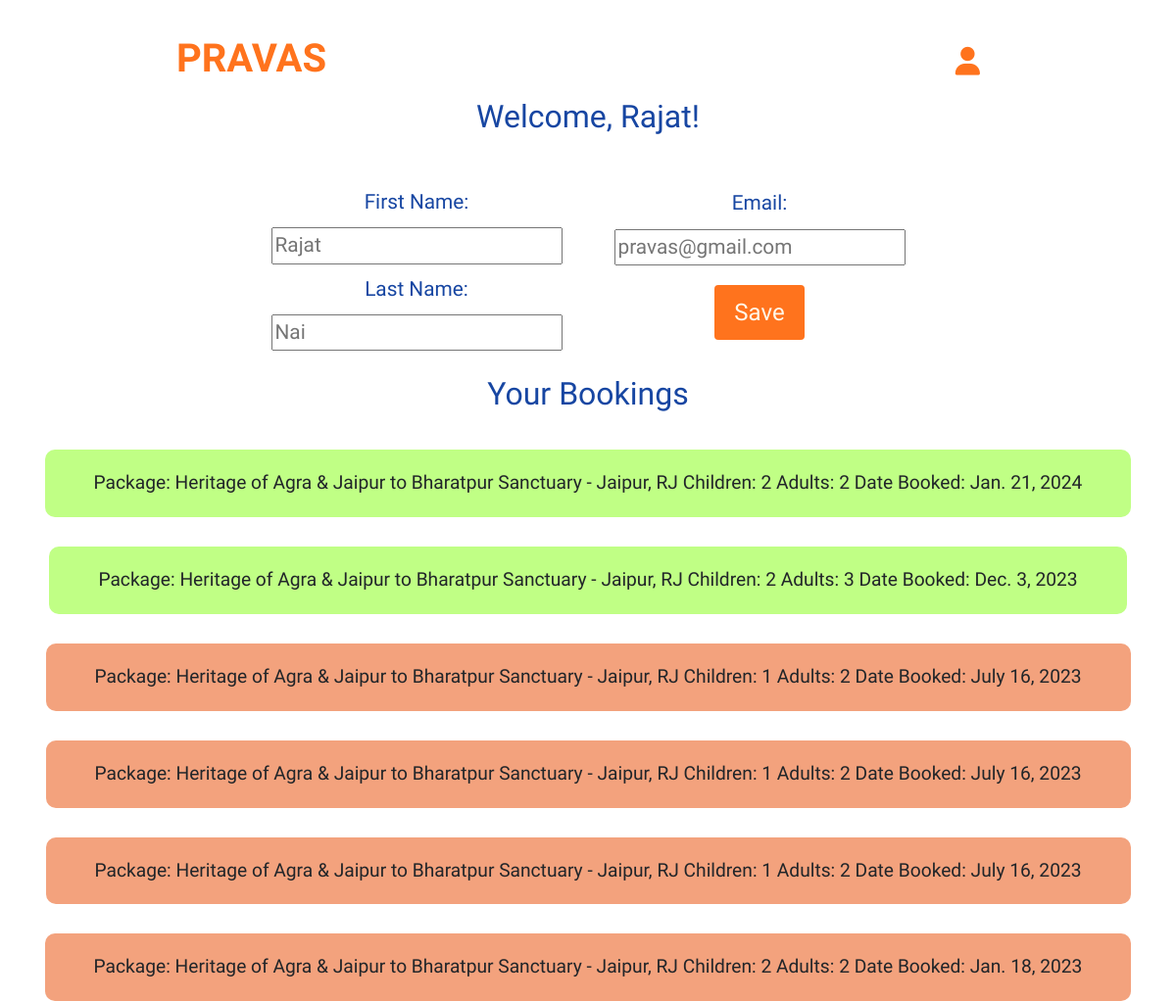
The app's page /profile (signed in) with its own data.
### vacation_package/models.py (models this page shows, shortened)
class Package_Booking(models.Model):
    package = models.ForeignKey(Package, on_delete=models.CASCADE)
    user = models.ForeignKey(settings.AUTH_USER_MODEL,
                             on_delete=models.CASCADE)
    children = models.IntegerField()
    Adult = models.IntegerField()
    date_booked = models.DateField()

class Package(models.Model):
    name = models.CharField(max_length=100)
    overview = models.CharField(max_length=1000, null=True)
    place = models.ForeignKey(Place, on_delete=models.CASCADE)
    days = models.ManyToManyField(DaySchedule, related_name="days")
    price = models.IntegerField()
    total_images = models.IntegerField(null=True)
    images_folder = models.IntegerField(null=True)
    inclusions = models.ManyToManyField(Inclusions, related_name="inclusion")
    themes = models.ManyToManyField(Theme, related_name="themes")
    inclusions_things = models.ManyToManyField(
        Things, related_name="inclusions_things")
    exclusions_things = models.ManyToManyField(
        Things, related_name="exclusions_things")
    def __str__(self):
        return f"{self.name} - {self.place}"

class Place(models.Model):
    name = models.CharField(max_length=100)
    description = models.CharField(max_length=5000)
    image = models.ForeignKey(Photos, on_delete=models.CASCADE)
    def __str__(self):
        return f"{self.name}"

### administration/views.py (the view, shortened to what this page needs)
# urls.py: path('profile', views.profile_request, name='profile'),
@login_required
def profile_request(request):
    user = request.user
    bookings = Package_Booking.objects.filter(
        user=user).order_by('-date_booked')
    current_datetime = datetime.now()
    now = current_datetime.date()
    return render(request=request, template_name="administration/profile.html", context={'bookings': bookings, 'now': now})

### templates/administration/profile.html (shortened to what this page needs)
<!DOCTYPE html>
<html lang="en">
<head>
    <link rel="stylesheet" href="https://cdn.jsdelivr.net/npm/bootstrap@4.0.0/dist/css/bootstrap.min.css"
 />
    {%load static%}
    <link rel="stylesheet" href="{%static 'administration/css/index.css'%}" />
</head>
<body>
    <div class="home-section">
        <div class="landing-section">
            <div class="navbar">
                <ul>
                    <li class="logo">
                        <p>PRAVAS</p>
                    </li>
                    {% if user.is_authenticated %}
                    <li class="links dropdown">
                        <a href="#" class="dropdown-toggle" data-toggle="dropdown"><i class="fa-solid fa-user"></i></a>
                    </li>
                    {% else %}
                    <li class="links">
                        <a href="login">Login</a>
                    </li>
                    {% endif %}
                </ul>
            </div>
            <div class="user-details">
                <div class="landing">
                    <h2>Welcome, {{ user.first_name }}!</h2>
                </div>
                <div class="profile">
                    <form method="POST" action="profile">
                        <div class="detail">
                            <div>First Name:</div>
                            <div>
                                <input type="text" name="first_name" placeholder="{{user.first_name}}" />
                            </div>
                            <div>Last Name:</div>
                            <div>
                                <input type="text" name="last_name" placeholder="{{user.last_name}}" />
                            </div>
                        </div>
                        <div class="detail">
                            <div>Email:</div>
                            <div>
                                <input type="email" name="email" placeholder="{{user.email}}" />
                            </div>
                            <div class="explore-button">
                                <button type="submit"> Save </button>
                            </div>
                        </div>
                    </form>
                </div>
            </div>
            <div class="my_packages">
                <div class="landing">
                    <h2>Your Bookings</h2>
                </div>
                <div class="packages">
                    {% for booking in bookings %}
                    <div class="package {% if booking.date_booked < now %}past{% endif %}">
                        Package: {{ booking.package }}
                        Children: {{ booking.children }}
                        Adults: {{ booking.Adult }}
                        Date Booked: {{ booking.date_booked }}
                    </div>
                    {% endfor %}
                </div>
            </div>
        </div>
    </div>
</body>
</html>

### static/administration/css/index.css (style rules this page uses)
html, body { margin: 0; padding: 0; font-family: Port Lligat Sans; overflow-x: hidden; }
.home-section { width: 100vw; display: flex; flex-direction: column; justify-content: center; align-items: center; }
.navbar { width: 70%; display: flex; justify-content: center; align-items: baseline; padding: 30px 0; color: #ff731d; position: absolute; top: 0; }
.logo { font-size: 2.5rem; font-weight: 600; }
ul { list-style: none; display: flex; justify-content: center; align-items: baseline; width: 100%; padding: 0; height: 60px; }
a { padding: 0 10px; color: #ff731d; }
.links { margin-left: auto; font-size: 1.8rem; margin-right: 10px; color: #ff731d; }
.dropdown-toggle::after { display: none; }
.landing { width: 100%; color: #1746a2; display: flex; flex-direction: row; align-items: center; }
.landing-section { position: relative; width: 100vw; height: 100vh; display: flex; flex-direction: column; justify-content: center; align-items: center; margin: 0; padding: 0; }
button { background: #ff731d; border: none; color: #fff7e9; padding: 1.5rem; border-radius: 4px; font-size: 1.5rem; }
form { width: 100%; z-index: 2; width: 60%; padding: 10px; position: absolute; bottom: 0; display: flex; flex-direction: row; justify-content: space-around; align-items: center; margin-bottom: 10px; box-shadow: 2px 2px 4px 2px rgba(0, 0, 0, 0.3); border-radius: 10px; font-size: 1.3rem; color: #1746a2; }
form > * { width: 100%; display: flex; flex-direction: row; align-items: center; justify-content: center; }
.user-details { margin-bottom: auto; margin-top: 100px; display: flex; flex-direction: column; justify-content: center; width: 100vw; }
.user-details > .landing { justify-content: center; }
.profile { margin-bottom: auto; width: 100%; display: flex; justify-content: center; }
.profile > form { position: relative; border: none; box-shadow: none; margin-top: 30px; }
.profile > form > .detail { position: relative; display: flex; flex-direction: column; justify-content: center; align-items: center; }
.profile > form > .detail > div { margin: 5px 0; }
.profile > form > .detail > .explore-button > button { margin: 10px 0; padding: 10px 20px; }
.my_packages { margin-bottom: auto; display: flex; flex-direction: column; justify-content: center; width: 100vw; }
.my_packages > .landing { justify-content: center; align-items: center; }
.my_packages > .packages { width: 100%; display: flex; flex-direction: column; justify-content: center; align-items: center; }
.package { font-size: 1.2rem; margin-top: 30px; padding: 20px 50px; background-color: #c0ff85; border-radius: 10px; }
.past { background-color: #f3a27d; }

### records on screen
Package_Booking: package "Heritage of Agra & Jaipur to Bharatpur Sanctuary - Jaipur, RJ", children "2", Adult "2", date_booked "Jan. 21, 2024"
Package_Booking: package "Heritage of Agra & Jaipur to Bharatpur Sanctuary - Jaipur, RJ", children "2", Adult "3", date_booked "Dec. 3, 2023"
Package_Booking: package "Heritage of Agra & Jaipur to Bharatpur Sanctuary - Jaipur, RJ", children "1", Adult "2", date_booked "July 16, 2023"
Package_Booking: package "Heritage of Agra & Jaipur to Bharatpur Sanctuary - Jaipur, RJ", children "1", Adult "2", date_booked "July 16, 2023"
Package_Booking: package "Heritage of Agra & Jaipur to Bharatpur Sanctuary - Jaipur, RJ", children "1", Adult "2", date_booked "July 16, 2023"
Package_Booking: package "Heritage of Agra & Jaipur to Bharatpur Sanctuary - Jaipur, RJ", children "2", Adult "2", date_booked "Jan. 18, 2023"

### other values on screen
{{ user.first_name }} "Rajat"
